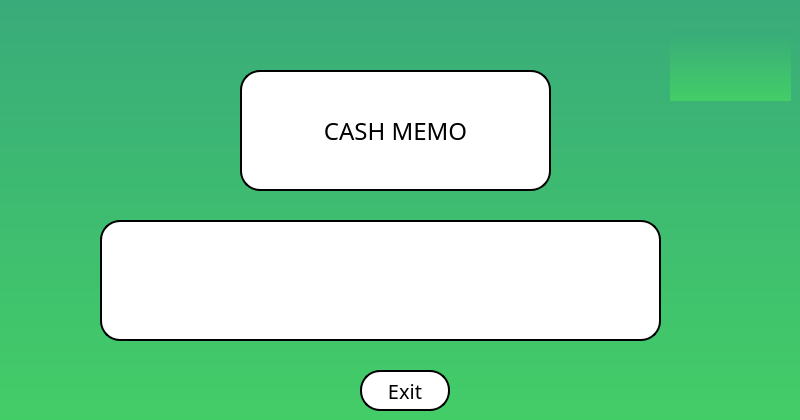
    <widget class="QWidget" name="Cash_memo">
     <property name="styleSheet">
      <string notr="true">background-color: qlineargradient(spread:pad, x1:1, y1:1, x2:1, y2:0, stop:0 rgba(67, 205, 103, 255), stop:1 rgba(57, 171, 122, 255));</string>
     </property>
     <widget class="QLabel" name="Cash_memo_title">
      <property name="geometry">
       <rect>
        <x>240</x>
        <y>70</y>
        <width>311</width>
        <height>121</height>
       </rect>
      </property>
      <property name="font">
       <font>
        <family>Fugaz One</family>
        <pointsize>18</pointsize>
       </font>
      </property>
      <property name="styleSheet">
       <string notr="true">background-color: rgb(255, 255, 255);
color: rgb(0, 0, 0);
border-style: solid;
border-color: black;
border-width: 2px;
border-radius: 20px;</string>
      </property>
      <property name="text">
       <string>CASH MEMO</string>
      </property>
      <property name="alignment">
       <set>Qt::AlignCenter</set>
      </property>
     </widget>
     <widget class="QPushButton" name="Cash_memo_back_exit_btn">
      <property name="geometry">
       <rect>
        <x>360</x>
        <y>370</y>
        <width>90</width>
        <height>41</height>
       </rect>
      </property>
      <property name="font">
       <font>
        <family>Fugaz One</family>
        <pointsize>15</pointsize>
       </font>
      </property>
      <property name="styleSheet">
       <string notr="true">
QPushButton#Cash_memo_back_exit_btn {
     background-color:  rgb(255, 255, 255);
	color: rgb(0, 0, 0);
	border-style: solid;
	border-color: black;
	border-width: 2px;
	border-radius: 20px;
 }


 QPushButton#Cash_memo_back_exit_btn:pressed {
     background-color:  rgb(169,169,169) ; 
	color:rgb(0, 0, 0);
	border-style: solid;
	border-color: black;
	border-width: 5px;
	border-radius: 30px;
 }
 QPushButton#Cash_memo_back_exit_btn:hover {
     background-color: rgb(211,211,211);
	color: rgb(0, 0, 0);
	border-style: solid;
	border-color: black;
	border-width: 2px;
	border-radius: 20px;
	transition: 2s;
 }
</string>
      </property>
      <property name="text">
       <string>Exit</string>
      </property>
     </widget>
     <widget class="QLabel" name="Cash_memo_Congratulation">
      <property name="geometry">
       <rect>
        <x>100</x>
        <y>220</y>
        <width>561</width>
        <height>121</height>
       </rect>
      </property>
      <property name="font">
       <font>
        <family>Segoe UI</family>
        <pointsize>13</pointsize>
        <weight>75</weight>
        <italic>false</italic>
        <bold>true</bold>
       </font>
      </property>
      <property name="styleSheet">
       <string notr="true">background-color: rgb(255, 255, 255);
color: rgb(0, 0, 0);
border-style: solid;
border-color: black;
border-width: 2px;
border-radius: 20px;</string>
      </property>
      <property name="text">
       <string/>
      </property>
      <property name="alignment">
       <set>Qt::AlignCenter</set>
      </property>
     </widget>
     <widget class="QLabel" name="DELETE_P_page_title_LOGO_3">
      <property name="geometry">
       <rect>
        <x>670</x>
        <y>30</y>
        <width>121</width>
        <height>71</height>
       </rect>
      </property>
      <property name="font">
       <font>
        <family>Fugaz One</family>
        <pointsize>50</pointsize>
       </font>
      </property>
      <property name="styleSheet">
       <string notr="true"/>
      </property>
      <property name="text">
       <string/>
      </property>
      <property name="pixmap">
       <pixmap resource="Resource.qrc">:/Resource/IMG/LOGO.png</pixmap>
      </property>
      <property name="scaledContents">
       <bool>true</bool>
      </property>
      <property name="alignment">
       <set>Qt::AlignCenter</set>
      </property>
     </widget>
    </widget>
